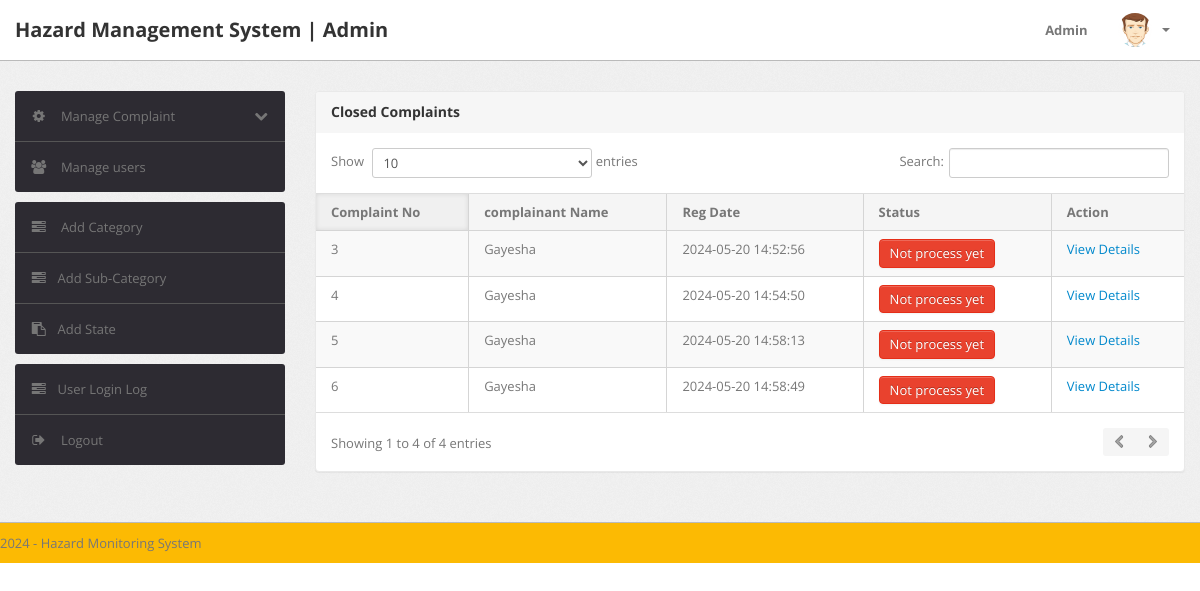
Page /admin/notprocess-complaint.php (signed in) on the earlier database version.
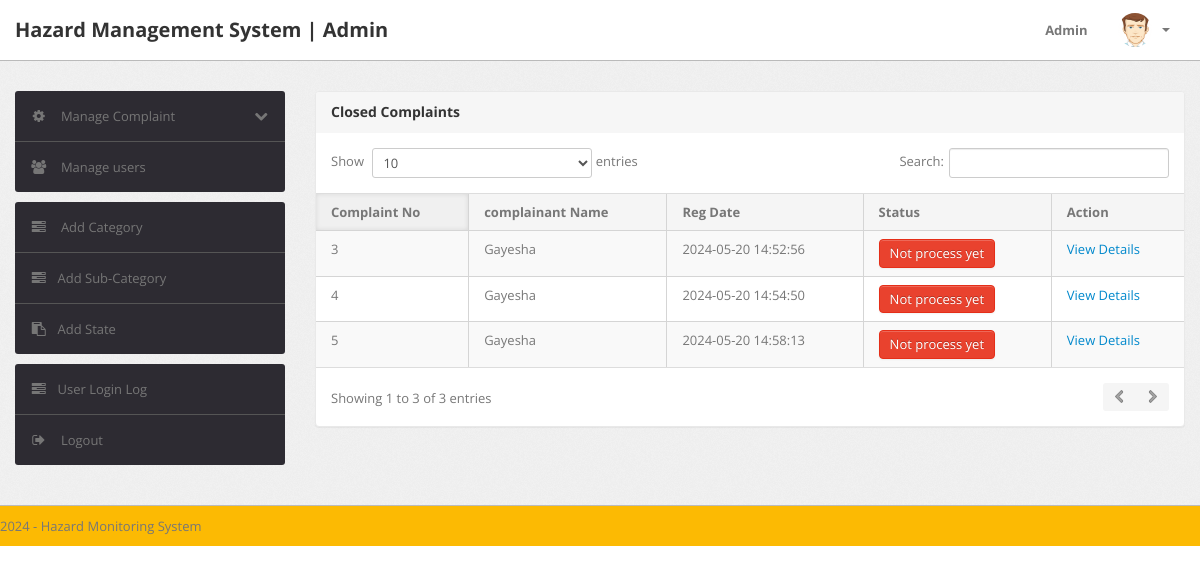
Same page on the later database version.
### tables this page shows
CREATE TABLE `tblcomplaints` (
  `complaintNumber` int(11) NOT NULL,
  `userId` int(11) NOT NULL,
  `category` int(11) NOT NULL,
  `subcategory` varchar(255) NOT NULL,
  `complaintType` varchar(255) NOT NULL,
  `state` varchar(255) NOT NULL,
  `noc` varchar(255) NOT NULL,
  `complaintDetails` mediumtext NOT NULL,
  `complaintFile` varchar(255) DEFAULT NULL,
  `regDate` timestamp NOT NULL DEFAULT current_timestamp(),
  `status` varchar(50) DEFAULT NULL,
  `lastUpdationDate` timestamp NOT NULL DEFAULT '0000-00-00 00:00:00' ON UPDATE current_timestamp()
);

CREATE TABLE `users` (
  `id` int(11) NOT NULL,
  `fullName` varchar(255) DEFAULT NULL,
  `userEmail` varchar(255) DEFAULT NULL,
  `password` varchar(255) DEFAULT NULL,
  `contactNo` bigint(11) DEFAULT NULL,
  `address` tinytext DEFAULT NULL,
  `State` varchar(255) DEFAULT NULL,
  `country` varchar(255) DEFAULT NULL,
  `pincode` int(6) DEFAULT NULL,
  `userImage` varchar(255) DEFAULT NULL,
  `regDate` timestamp NOT NULL DEFAULT current_timestamp(),
  `updationDate` timestamp NOT NULL DEFAULT '0000-00-00 00:00:00' ON UPDATE current_timestamp(),
  `status` int(1) NOT NULL
);

### admin/notprocess-complaint.php (the view, shortened to what this page needs)
<?php
include('include/config.php');
if(strlen($_SESSION['alogin'])==0)
	{
header('location:index.php');
}
else{
?>
<!DOCTYPE html>
<html lang="en">
<head>
	<link type="text/css" href="bootstrap/css/bootstrap.min.css" rel="stylesheet">
	<link type="text/css" href="bootstrap/css/bootstrap-responsive.min.css" rel="stylesheet">
	<link type="text/css" href="css/theme.css" rel="stylesheet">
	<link type="text/css" href="images/icons/css/font-awesome.css" rel="stylesheet">
</head>
<body>
<?php include('include/header.php');?>
	<div class="wrapper">
		<div class="container">
			<div class="row">
<?php include('include/sidebar.php');?>
			<div class="span9">
					<div class="content">
	<div class="module">
							<div class="module-head">
								<h3>Closed Complaints</h3>
							</div>
							<div class="module-body table">
								<table cellpadding="0" cellspacing="0" border="0" class="datatable-1 table table-bordered table-striped	 display" >
									<thead>
										<tr>
											<th>Complaint No</th>
											<th> complainant Name</th>
											<th>Reg Date</th>
											<th>Status</th>
											<th>Action</th>
										</tr>
									</thead>
<tbody>
<?php
$query=mysqli_query($bd, "select tblcomplaints.*,users.fullName as name from tblcomplaints join users on users.id=tblcomplaints.userId where tblcomplaints.status is null ");
while($row=mysqli_fetch_array($query))
{
?>
										<tr>
											<td><?php echo htmlentities($row['complaintNumber']);?></td>
											<td><?php echo htmlentities($row['name']);?></td>
											<td><?php echo htmlentities($row['regDate']);?></td>
											<td><button type="button" class="btn btn-danger">Not process yet</button></td>
											<td>   <a href="complaint-details.php?cid=<?php echo htmlentities($row['complaintNumber']);?>"> View Details</a>
											</td>
											</tr>
										<?php  } ?>
										</tbody>
								</table>
							</div>
						</div>
					</div>
				</div>
			</div>
		</div>
	</div>
<?php include('include/footer.php');?>
</body>
<?php } ?>

Differences in the rows shown:
no longer on this page (row edited): tblcomplaints: complaintNumber "6", userId.fullName "Gayesha", regDate "2024-05-20 14:58:49"
Other differences:
text written by a page script: "Show entries Search: Showing 1 to 4 of 4 entries" → "Show entries Search: Showing 1 to 3 of 3 entries"
